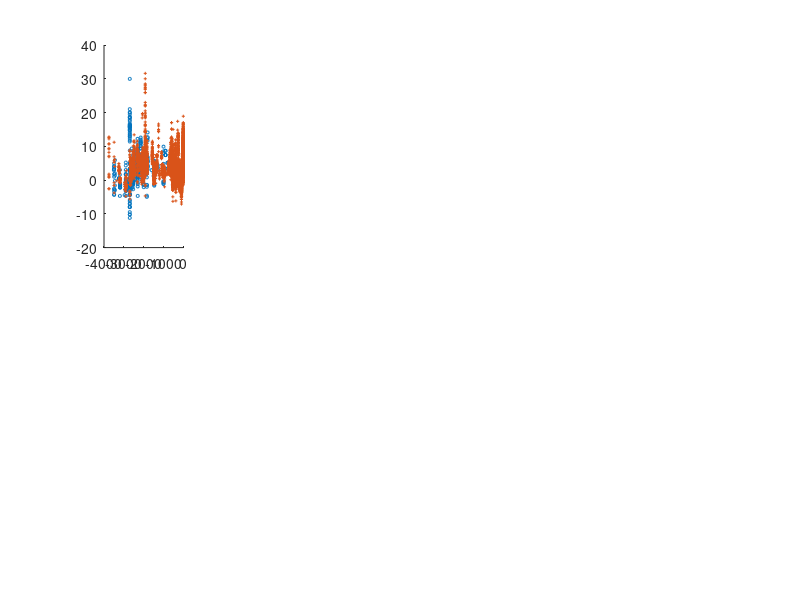

Reproduce this figure in MATLAB. (Note: this script raises an error after producing the figure.)
figure
load('15N.mat')
d15Ntime = -1 * data(:,1);
d15Norg = data(:,2);
d15Nbulk = data(:,3);

subplot(2, 5, 1); % 创建 4 行 1 列的子图，第一行
hold on; % 保持图像
scatter(d15Ntime, d15Norg,5,'o')
hold on
scatter(d15Ntime, d15Nbulk,5,'+')
hold on

plot(state.time/10e5, state.totalN_P, 'r', 'DisplayName', 'P');

hold off;

xlabel('Time');
ylabel('δ^{15}NO3 (‰)');
title('Proximal');
legend('org','bulk')
grid on;

% 绘制 D 图

subplot(2, 5, 2); % 第二行
hold on; % 保持图像
plot(state.time/10e5, state.N_15N_P, 'r', 'DisplayName', 'P');

hold off;

xlabel('Time');
ylabel('δ^{15}NO3 (‰)');
title('Distal');
grid on;
%%%%%%%%%%%%%%
subplot(2, 5, 3); % 第二行
hold on; % 保持图像
plot(state.time/10e5, state.totalN_D, 'r', 'DisplayName', 'P');

hold off;

xlabel('Time');
ylabel('δ^{15}NO3 (‰)');
title('surface');
grid on;
%%%%%%%%%%%%%%%%%%%%%%%%%
subplot(2, 5, 4); % 第二行
hold on; % 保持图像
plot(state.time/10e5, state.N_15N_D, 'r', 'DisplayName', 'P');

hold off;

xlabel('Time');
ylabel('δ^{15}NO3 (‰)');
title('Deep ocean');
grid on;
%%%%%%%%%%%%%%%%%%%%%%%%%
subplot(2, 5, 5); % 第二行
hold on; % 保持图像
plot(state.time/10e5, state.totalN_S, 'r', 'DisplayName', 'P');

hold off;

xlabel('Time');
ylabel('δ^{15}NH4 (‰)');
title('Proximal');
grid on;
%%%%%%%%%%%%%%%%%%%%%%%%%
subplot(2, 5, 6); % 第二行
hold on; % 保持图像
plot(state.time/10e5, state.N_15N_S, 'r', 'DisplayName', 'P');

hold off;

xlabel('Time');
ylabel('δ^{15}NH4 (‰)');
title('Distal');
grid on;
%%%%%%%%%%%%%%%%%%%%%%%%%
subplot(2, 5, 7); % 第二行
hold on; % 保持图像
plot(state.time/10e5, state.totalN_DP, 'r', 'DisplayName', 'P');

hold off;

xlabel('Time');
ylabel('δ^{15}NH4 (‰)');
title('surface');
grid on;
%%%%%%%%%%%%%%%%%%%%%%%%%
subplot(2, 5, 8); % 第二行
hold on; % 保持图像
plot(state.time/10e5, state.N_15N_DP, 'r', 'DisplayName', 'P');

hold off;

xlabel('Time');
ylabel('δ^{15}NH4 (‰)');
title('Deep ocean');
grid on;
%%%%%%%%%%%%%%%%%%%%%%%%%
subplot(2, 5, 9); % 第二行
hold on; % 保持图像
plot(state.time/10e5, state.N_total, 'r', 'DisplayName', 'P');

hold off;

xlabel('Time');
ylabel('N_total');

grid on;
%%%%%%%%%%%%%%%%%%%%%%%%%
subplot(2, 5, 10); % 第二行
hold on; % 保持图像
plot(state.time/10e5, state.N_15N, 'r', 'DisplayName', 'P');

hold off;

xlabel('Time');
ylabel('δ^{15}N (‰)');

grid on;
